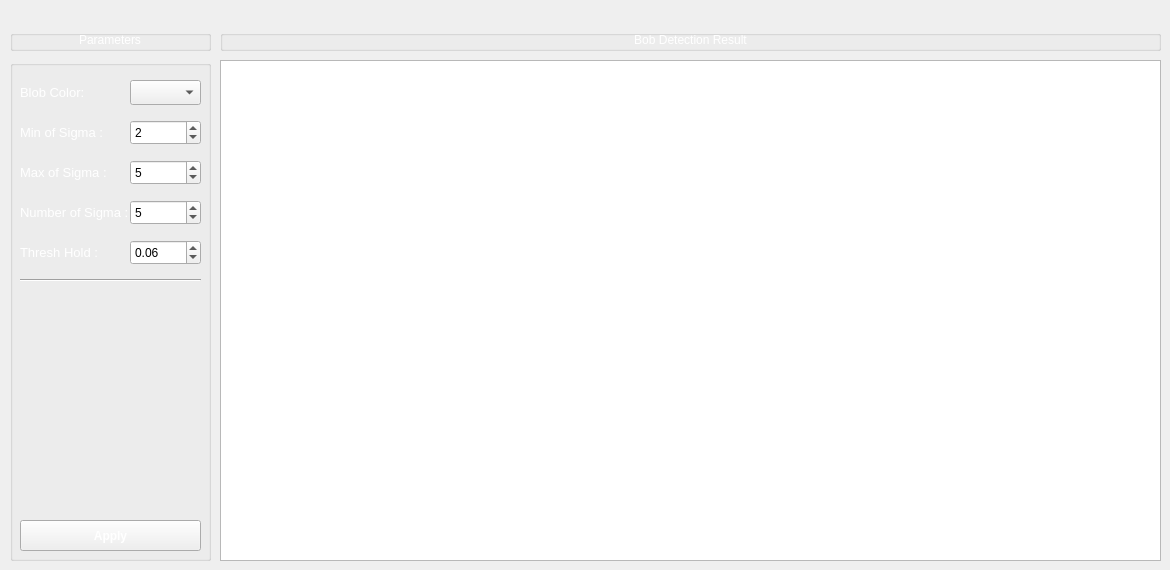
    <widget class="QWidget" name="tabBlobDetection">
     <attribute name="title">
      <string>Blob Detecting</string>
     </attribute>
     <widget class="QGraphicsView" name="viewBlobDetection">
      <property name="geometry">
       <rect>
        <x>220</x>
        <y>60</y>
        <width>941</width>
        <height>501</height>
       </rect>
      </property>
     </widget>
     <widget class="QGroupBox" name="groupBox_3">
      <property name="geometry">
       <rect>
        <x>10</x>
        <y>60</y>
        <width>201</width>
        <height>501</height>
       </rect>
      </property>
      <property name="title">
       <string/>
      </property>
      <widget class="QSpinBox" name="txtMaxSigma">
       <property name="geometry">
        <rect>
         <x>120</x>
         <y>100</y>
         <width>71</width>
         <height>25</height>
        </rect>
       </property>
       <property name="maximum">
        <number>99</number>
       </property>
       <property name="value">
        <number>5</number>
       </property>
      </widget>
      <widget class="QLabel" name="label_14">
       <property name="geometry">
        <rect>
         <x>10</x>
         <y>180</y>
         <width>101</width>
         <height>25</height>
        </rect>
       </property>
       <property name="text">
        <string>&lt;html&gt;&lt;head/&gt;&lt;body&gt;&lt;p&gt;&lt;span style=&quot; font-size:10pt; color:#ffffff;&quot;&gt;Thresh Hold :&lt;/span&gt;&lt;/p&gt;&lt;/body&gt;&lt;/html&gt;</string>
       </property>
      </widget>
      <widget class="QSpinBox" name="txtMinSigma">
       <property name="geometry">
        <rect>
         <x>120</x>
         <y>60</y>
         <width>71</width>
         <height>25</height>
        </rect>
       </property>
       <property name="value">
        <number>2</number>
       </property>
      </widget>
      <widget class="QLabel" name="label_11">
       <property name="geometry">
        <rect>
         <x>10</x>
         <y>60</y>
         <width>101</width>
         <height>25</height>
        </rect>
       </property>
       <property name="text">
        <string>&lt;html&gt;&lt;head/&gt;&lt;body&gt;&lt;p&gt;&lt;span style=&quot; font-size:10pt; color:#ffffff;&quot;&gt;Min of Sigma :&lt;/span&gt;&lt;/p&gt;&lt;/body&gt;&lt;/html&gt;</string>
       </property>
      </widget>
      <widget class="QLabel" name="label_12">
       <property name="geometry">
        <rect>
         <x>10</x>
         <y>100</y>
         <width>101</width>
         <height>25</height>
        </rect>
       </property>
       <property name="text">
        <string>&lt;html&gt;&lt;head/&gt;&lt;body&gt;&lt;p&gt;&lt;span style=&quot; font-size:10pt; color:#ffffff;&quot;&gt;Max of Sigma :&lt;/span&gt;&lt;/p&gt;&lt;/body&gt;&lt;/html&gt;</string>
       </property>
      </widget>
      <widget class="QLabel" name="label_13">
       <property name="geometry">
        <rect>
         <x>10</x>
         <y>140</y>
         <width>111</width>
         <height>25</height>
        </rect>
       </property>
       <property name="text">
        <string>&lt;html&gt;&lt;head/&gt;&lt;body&gt;&lt;p&gt;&lt;span style=&quot; font-size:10pt; color:#ffffff;&quot;&gt;Number of Sigma :&lt;/span&gt;&lt;/p&gt;&lt;/body&gt;&lt;/html&gt;</string>
       </property>
      </widget>
      <widget class="QSpinBox" name="txtNSigma">
       <property name="geometry">
        <rect>
         <x>120</x>
         <y>140</y>
         <width>71</width>
         <height>25</height>
        </rect>
       </property>
       <property name="value">
        <number>5</number>
       </property>
      </widget>
      <widget class="QToolButton" name="btnApply">
       <property name="geometry">
        <rect>
         <x>10</x>
         <y>460</y>
         <width>181</width>
         <height>31</height>
        </rect>
       </property>
       <property name="styleSheet">
        <string notr="true">#btnApply{
color:#fff;
font-size:12px;
font-weight:bold;}</string>
       </property>
       <property name="text">
        <string>Apply</string>
       </property>
       <property name="iconSize">
        <size>
         <width>100</width>
         <height>100</height>
        </size>
       </property>
      </widget>
      <widget class="QDoubleSpinBox" name="txtThreshHold">
       <property name="geometry">
        <rect>
         <x>120</x>
         <y>180</y>
         <width>71</width>
         <height>25</height>
        </rect>
       </property>
       <property name="value">
        <double>0.060000000000000</double>
       </property>
      </widget>
      <widget class="Line" name="line_2">
       <property name="geometry">
        <rect>
         <x>10</x>
         <y>210</y>
         <width>181</width>
         <height>20</height>
        </rect>
       </property>
       <property name="orientation">
        <enum>Qt::Horizontal</enum>
       </property>
      </widget>
      <widget class="QLabel" name="label_25">
       <property name="geometry">
        <rect>
         <x>10</x>
         <y>20</y>
         <width>101</width>
         <height>25</height>
        </rect>
       </property>
       <property name="text">
        <string>&lt;html&gt;&lt;head/&gt;&lt;body&gt;&lt;p&gt;&lt;span style=&quot; font-size:10pt; color:#ffffff;&quot;&gt;Blob Color:&lt;/span&gt;&lt;/p&gt;&lt;/body&gt;&lt;/html&gt;</string>
       </property>
      </widget>
      <widget class="QComboBox" name="cmbBlobColor">
       <property name="geometry">
        <rect>
         <x>120</x>
         <y>20</y>
         <width>71</width>
         <height>25</height>
        </rect>
       </property>
      </widget>
     </widget>
     <widget class="QGroupBox" name="gboxBrain_5">
      <property name="geometry">
       <rect>
        <x>10</x>
        <y>30</y>
        <width>201</width>
        <height>21</height>
       </rect>
      </property>
      <property name="title">
       <string/>
      </property>
      <widget class="QLabel" name="lblBobleDetectionTitle">
       <property name="geometry">
        <rect>
         <x>60</x>
         <y>0</y>
         <width>80</width>
         <height>21</height>
        </rect>
       </property>
       <property name="text">
        <string>&lt;html&gt;&lt;head/&gt;&lt;body&gt;&lt;p align=&quot;center&quot;&gt;&lt;span style=&quot; color:#ffffff;&quot;&gt;Parameters&lt;/span&gt;&lt;/p&gt;&lt;/body&gt;&lt;/html&gt;</string>
       </property>
      </widget>
     </widget>
     <widget class="QGroupBox" name="gboxBrain_6">
      <property name="geometry">
       <rect>
        <x>220</x>
        <y>30</y>
        <width>941</width>
        <height>21</height>
       </rect>
      </property>
      <property name="title">
       <string/>
      </property>
      <widget class="QLabel" name="lblBlobDetection">
       <property name="geometry">
        <rect>
         <x>390</x>
         <y>0</y>
         <width>161</width>
         <height>21</height>
        </rect>
       </property>
       <property name="text">
        <string>&lt;html&gt;&lt;head/&gt;&lt;body&gt;&lt;p align=&quot;center&quot;&gt;&lt;span style=&quot; color:#ffffff;&quot;&gt;Bob Detection Result&lt;/span&gt;&lt;/p&gt;&lt;/body&gt;&lt;/html&gt;</string>
       </property>
      </widget>
     </widget>
    </widget>
